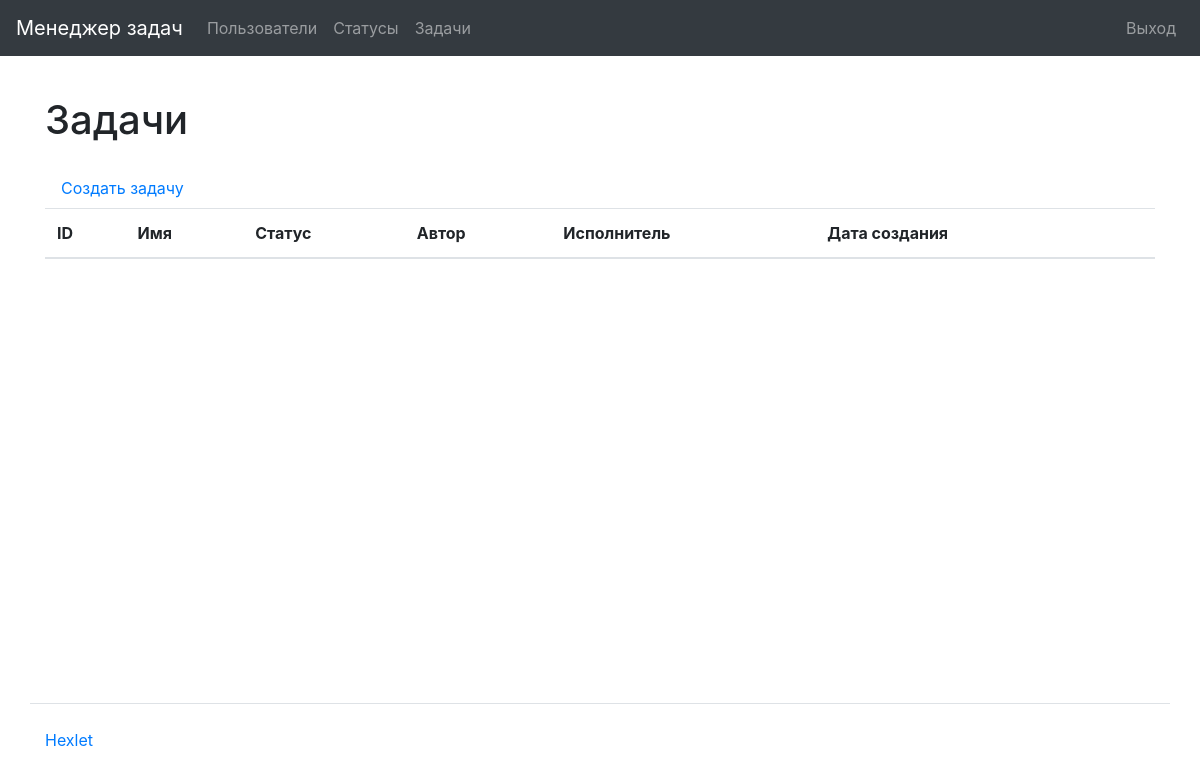
The page /tasks/ (signed in) on the database as committed earlier.
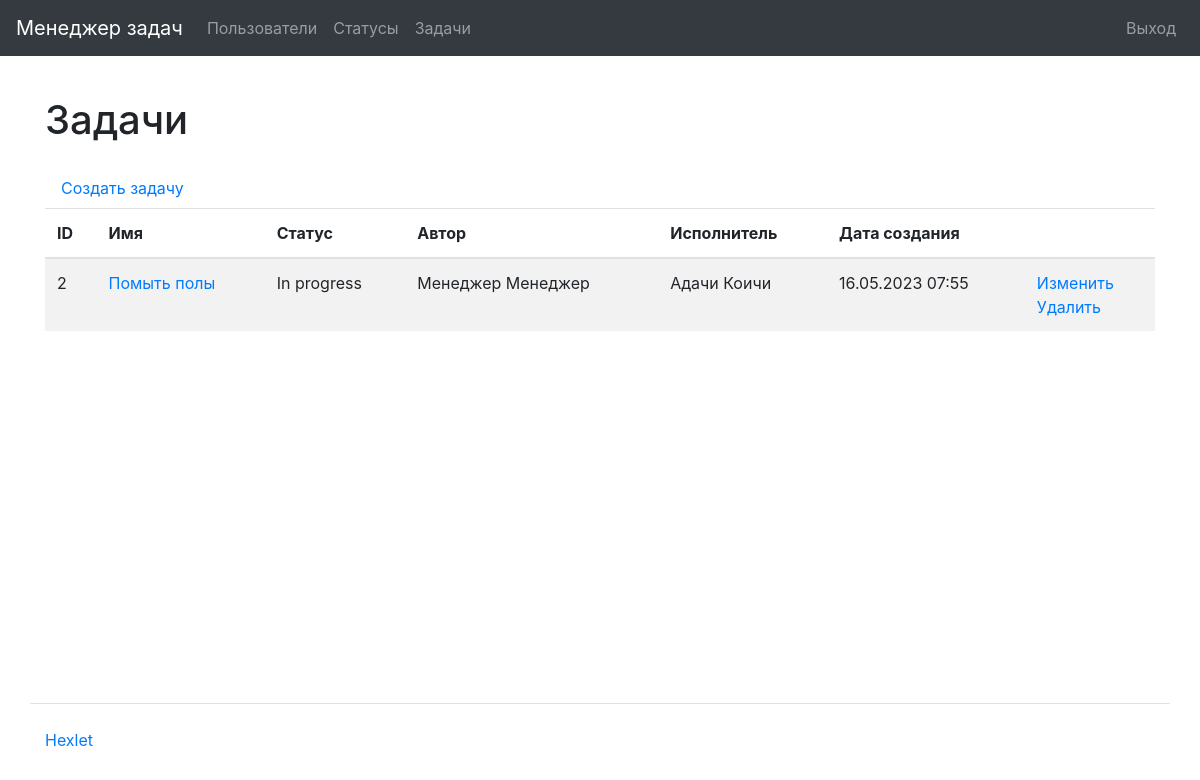
The same page on the database as committed later.
### task_manager/tasks/models.py (models this page shows, shortened)
class Task(models.Model):
    name = models.CharField(
        max_length=150,
        blank=False,
        unique=True,
        verbose_name=_('Name')
    )
    description = models.TextField(
        max_length=10000,
        blank=True,
        verbose_name=_('Description')
    )
    date_created = models.DateTimeField(
        auto_now_add=True,
        verbose_name=_('Creation date')
    )
    author = models.ForeignKey(
        User,
        on_delete=models.PROTECT,
        related_name='author',
        verbose_name=_('Author')
    )
    status = models.ForeignKey(
        Status,
        on_delete=models.PROTECT,
        related_name='statuses',
        verbose_name=_('Status')
    )
    executor = models.ForeignKey(
        User,
        on_delete=models.PROTECT,
        related_name='executor',
        verbose_name=_('Executor')
    )
    class Meta:
        verbose_name = _('Task')
        verbose_name_plural = _('Tasks')

### task_manager/statuses/models.py (models this page shows)
class Status(models.Model):
    name = models.CharField(
        max_length=150,
        unique=True,
        blank=False,
        verbose_name=_('Name'),
    )
    date_created = models.DateTimeField(
        auto_now_add=True,
        verbose_name=_('Creation date')
    )
    def __str__(self):
        return self.name
    class Meta:
        verbose_name = _('Status')
        verbose_name_plural = _('Statuses')

### task_manager/users/models.py (models this page shows)
class User(AbstractUser):
    first_name = models.CharField(max_length=150)
    last_name = models.CharField(max_length=150)
    def __str__(self):
        return self.get_full_name()

### task_manager/tasks/views.py (the view)
# urls.py: path('', TasksListView.as_view(), name='tasks_list'),
class TasksListView(AuthRequiredMixin, ListView):
    template_name = 'tasks/list.html'
    model = Task
    context_object_name = 'tasks_list'
    extra_context = {
        'title': _('Tasks'),
        'button_text': _('Show'),
    }

### task_manager/mixins.py (called while the page is built)
    def dispatch(self, request, *args, **kwargs):
        if not request.user.is_authenticated:
            messages.error(request, self.auth_message)
            return redirect(reverse_lazy('login'))
        return super().dispatch(request, *args, **kwargs)

### task_manager/templates/tasks/list.html
{% extends "base.html" %}
{% load bootstrap4 %}
{% load i18n %}
{% block content %}
    <h1 class="my-4">{% trans 'Tasks' %}</h1>
    <a class="nav-link" href="{% url 'task_create' %}">{% trans 'Create task' %}</a>
    <table class="table table-striped">
        <thead>
            <tr>
                <th>ID</th>
                <th>{% trans 'Name' %}</th>
                <th>{% trans 'Status' %}</th>
                <th>{% trans 'Author' %}</th>
                <th>{% trans 'Executor' %}</th>
                <th>{% trans 'Creation date' %}</th>
                <th></th>
            </tr>
        </thead>
        <tbody>
            {% for task in tasks_list %}
                <tr>
                    <td>{{ task.id }}</td>
                    <td><a href="{% url 'task_details' task.id %}">{{ task.name }}</a></td>
                    <td>{{ task.status }}</td>
                    <td>{{ task.author }}</td>
                    <td>{{ task.executor }}</td>
                    <td>{{ task.date_created|date:"d.m.Y H:i" }}</td>
                    <td>
                        <a href="{% url 'task_update' task.id %}">{% trans 'Update' %}</a>
                        <br>
                        <a href="{% url 'task_delete' task.id %}">{% trans 'Delete' %}</a>
                    </td>
                </tr>
            {% endfor %}
        </tbody>
    </table>
{% endblock %}

### task_manager/templates/base.html (shortened to what this page needs)
<!DOCTYPE html>
<html lang="en">
{% load i18n %}
{% get_current_language as LANGUAGE_CODE %}
{% load bootstrap4 %}
    <head>
        {% bootstrap_css %}
    </head>
    <body class="d-flex flex-column min-vh-100">
        <header>
            {% include 'navigation.html' %}
        </header>
        <main class="container wrapper flex-grow-1">
            {% block content %}{% endblock %}
        </main>
        <footer>
            {% include 'footer.html' %}
        </footer>
    </body>
</html>

### task_manager/templates/navigation.html (shortened to what this page needs)
{% load i18n %}
<nav class="navbar navbar-expand-md navbar-dark bg-dark mb-3">
    <a class="navbar-brand" href="{% url 'home' %}">{% trans "Task manager" %}</a>
    <div class="collapse navbar-collapse" id="navbarToggleExternalContent">
        <ul class="navbar-nav mr-auto">
            <li class="nav-item">
                <a class="nav-link" href="{% url 'users_list' %}">{% trans "Users" %}</a>
            </li>
            {% if user.is_authenticated %}
                <li class="nav-item">
                    <a class="nav-link" href="{% url 'statuses_list' %}">{% trans "Statuses" %}</a>
                </li>
                <li class="nav-item">
                    <a class="nav-link" href="{% url 'tasks_list' %}">{% trans "Tasks" %}</a>
                </li>
            {% endif %}
        </ul>
        <ul class="navbar-nav">
            {% if user.is_authenticated %}
                <li class="nav-item">
                    <a class="nav-link" href="{% url 'logout' %}">{% trans "Log Out" %}</a>
                </li>
            {% endif %}
        </ul>
    </div>
</nav>

### task_manager/templates/footer.html
{% load i18n %}
<div class="container my-5 pt-4 border-top">
    <a target="_blank" href="https://ru.hexlet.io">Hexlet</a>
</div>

Rows that differ between the two databases and show on the page:
added Task: id "2", name "Помыть полы", status "In progress", author "Менеджер Менеджер", executor "Адачи Коичи", date_created "16.05.2023 07:55"
